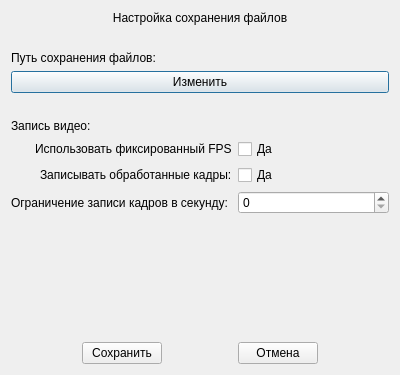
<?xml version="1.0" encoding="UTF-8"?>
<ui version="4.0">
 <class>writerSettings</class>
 <widget class="QDialog" name="writerSettings">
  <property name="windowModality">
   <enum>Qt::ApplicationModal</enum>
  </property>
  <property name="geometry">
   <rect>
    <x>0</x>
    <y>0</y>
    <width>400</width>
    <height>375</height>
   </rect>
  </property>
  <property name="minimumSize">
   <size>
    <width>400</width>
    <height>375</height>
   </size>
  </property>
  <property name="maximumSize">
   <size>
    <width>400</width>
    <height>500</height>
   </size>
  </property>
  <property name="windowTitle">
   <string>Настройки</string>
  </property>
  <property name="modal">
   <bool>true</bool>
  </property>
  <layout class="QVBoxLayout" name="verticalLayout">
   <item>
    <widget class="QLabel" name="label">
     <property name="sizePolicy">
      <sizepolicy hsizetype="Preferred" vsizetype="Fixed">
       <horstretch>0</horstretch>
       <verstretch>0</verstretch>
      </sizepolicy>
     </property>
     <property name="text">
      <string>Настройка сохранения файлов</string>
     </property>
     <property name="alignment">
      <set>Qt::AlignCenter</set>
     </property>
    </widget>
   </item>
   <item>
    <spacer name="horizontalSpacer">
     <property name="orientation">
      <enum>Qt::Horizontal</enum>
     </property>
     <property name="sizeHint" stdset="0">
      <size>
       <width>40</width>
       <height>20</height>
      </size>
     </property>
    </spacer>
   </item>
   <item>
    <widget class="QLabel" name="label_2">
     <property name="sizePolicy">
      <sizepolicy hsizetype="Preferred" vsizetype="Fixed">
       <horstretch>0</horstretch>
       <verstretch>0</verstretch>
      </sizepolicy>
     </property>
     <property name="text">
      <string>Путь сохранения файлов:</string>
     </property>
    </widget>
   </item>
   <item>
    <widget class="QPushButton" name="btnChangePath">
     <property name="maximumSize">
      <size>
       <width>378</width>
       <height>16777215</height>
      </size>
     </property>
     <property name="text">
      <string>Изменить</string>
     </property>
    </widget>
   </item>
   <item>
    <spacer name="horizontalSpacer_2">
     <property name="orientation">
      <enum>Qt::Horizontal</enum>
     </property>
     <property name="sizeHint" stdset="0">
      <size>
       <width>40</width>
       <height>20</height>
      </size>
     </property>
    </spacer>
   </item>
   <item>
    <widget class="QLabel" name="label_3">
     <property name="sizePolicy">
      <sizepolicy hsizetype="Preferred" vsizetype="Fixed">
       <horstretch>0</horstretch>
       <verstretch>0</verstretch>
      </sizepolicy>
     </property>
     <property name="text">
      <string>Запись видео:</string>
     </property>
    </widget>
   </item>
   <item>
    <layout class="QFormLayout" name="formLayout">
     <property name="labelAlignment">
      <set>Qt::AlignRight|Qt::AlignTrailing|Qt::AlignVCenter</set>
     </property>
     <property name="formAlignment">
      <set>Qt::AlignLeading|Qt::AlignLeft|Qt::AlignTop</set>
     </property>
     <item row="0" column="0">
      <widget class="QLabel" name="label_4">
       <property name="text">
        <string>Использовать фиксированный FPS</string>
       </property>
      </widget>
     </item>
     <item row="0" column="1">
      <widget class="QCheckBox" name="cbUsePreferredFPS">
       <property name="sizePolicy">
        <sizepolicy hsizetype="Preferred" vsizetype="Fixed">
         <horstretch>0</horstretch>
         <verstretch>0</verstretch>
        </sizepolicy>
       </property>
       <property name="layoutDirection">
        <enum>Qt::LeftToRight</enum>
       </property>
       <property name="autoFillBackground">
        <bool>false</bool>
       </property>
       <property name="text">
        <string>Да</string>
       </property>
       <property name="checked">
        <bool>false</bool>
       </property>
      </widget>
     </item>
     <item row="2" column="0">
      <widget class="QLabel" name="label_5">
       <property name="text">
        <string>Ограничение записи кадров в секунду: </string>
       </property>
      </widget>
     </item>
     <item row="2" column="1">
      <widget class="QSpinBox" name="spbPrefferedFPS"/>
     </item>
     <item row="1" column="0">
      <widget class="QLabel" name="label_6">
       <property name="text">
        <string>Записывать обработанные кадры:</string>
       </property>
      </widget>
     </item>
     <item row="1" column="1">
      <widget class="QCheckBox" name="cbRecordProcessedImage">
       <property name="text">
        <string>Да</string>
       </property>
      </widget>
     </item>
    </layout>
   </item>
   <item>
    <spacer name="horizontalSpacer_3">
     <property name="orientation">
      <enum>Qt::Horizontal</enum>
     </property>
     <property name="sizeHint" stdset="0">
      <size>
       <width>40</width>
       <height>20</height>
      </size>
     </property>
    </spacer>
   </item>
   <item>
    <layout class="QHBoxLayout" name="horizontalLayout">
     <item>
      <spacer name="horizontalSpacer_5">
       <property name="orientation">
        <enum>Qt::Horizontal</enum>
       </property>
       <property name="sizeHint" stdset="0">
        <size>
         <width>40</width>
         <height>20</height>
        </size>
       </property>
      </spacer>
     </item>
     <item>
      <widget class="QPushButton" name="btnConfirm">
       <property name="text">
        <string>Сохранить</string>
       </property>
      </widget>
     </item>
     <item>
      <spacer name="horizontalSpacer_4">
       <property name="orientation">
        <enum>Qt::Horizontal</enum>
       </property>
       <property name="sizeHint" stdset="0">
        <size>
         <width>40</width>
         <height>20</height>
        </size>
       </property>
      </spacer>
     </item>
     <item>
      <widget class="QPushButton" name="btnCancel">
       <property name="text">
        <string>Отмена</string>
       </property>
      </widget>
     </item>
     <item>
      <spacer name="horizontalSpacer_6">
       <property name="orientation">
        <enum>Qt::Horizontal</enum>
       </property>
       <property name="sizeHint" stdset="0">
        <size>
         <width>40</width>
         <height>20</height>
        </size>
       </property>
      </spacer>
     </item>
    </layout>
   </item>
  </layout>
 </widget>
 <resources/>
 <connections/>
</ui>
